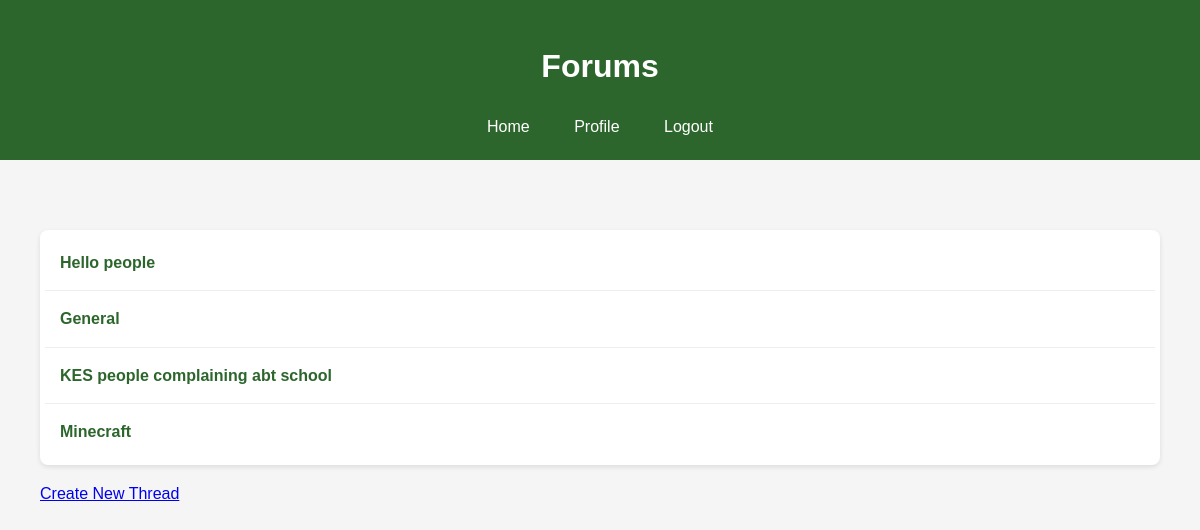
/forums/ (signed in), run on the app's committed database.
### forums/models.py (models this page shows, shortened)
class Thread(models.Model):
    VISIBILITY_CHOICES = [
        ('public', 'Public'),
        ('private', 'Private'),
    ]
    title = models.CharField(max_length=200)
    user = models.ForeignKey(User, on_delete=models.CASCADE)
    created_at = models.DateTimeField(auto_now_add=True)
    visibility = models.CharField(max_length=10, choices=VISIBILITY_CHOICES, default='public')

### forums/views.py (the view)
# urls.py: path('', views.forum_list, name='forum_list'),
@login_required
def forum_list(request):
    if request.user.is_superuser:
        threads = Thread.objects.all().order_by('-created_at')
    else:
        threads = Thread.objects.filter(
            models.Q(visibility='public') | models.Q(user=request.user)
        ).order_by('-created_at').distinct()
    return render(request, 'forums/forum_list.html', {'threads': threads})

### forums/templates/forums/forum_list.html (shortened to what this page needs)
{% extends 'base.html' %}
{% block header %}Forums{% endblock %}
{% block content %}
<div class="container">
<div class="poll-list">
{% if threads %}
    {% for thread in threads %}
        <div class="poll-item">
            <a href="{% url 'forums:thread_detail' pk=thread.pk %}">{{ thread.title }}</a>
        </div>
    {% endfor %}
{% else %}
    <p>No threads yet.</p>
{% endif %}
</div>
<p><a href="{% url 'forums:create_thread' %}">Create New Thread</a></p>
</div>
{% endblock %}

### templates/base.html (style rules this page uses)
body { font-family: Arial, sans-serif; line-height: 1.6; margin: 0; padding: 0; background-color: #f5f5f5; }
.container { max-width: 1200px; margin: 0 auto; padding: 20px; }
.poll-list { background: white; border-radius: 8px; padding: 5px; box-shadow: 0 2px 5px rgba(0,0,0,0.1); }
.poll-item { padding: 15px; border-bottom: 1px solid #eee; transition: background-color 0.3s ease; }
.poll-item:last-child { border-bottom: none; }
.poll-item a { color: #2d662d; text-decoration: none; font-weight: bold; }

### data on the page
Thread: title "Hello people"
Thread: title "General"
Thread: title "KES people complaining abt school"
Thread: title "Minecraft"
